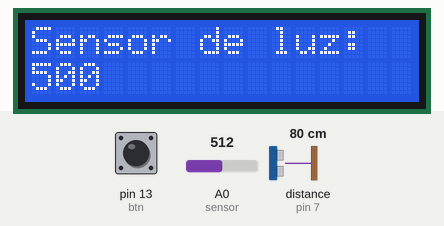
This sketch was run on a simulated Arduino Uno, built with avr-gcc and run on an emulated ATmega328P. On the bench: 16×2 character LCD. Inputs (shaded band) come from the test bench; at power-on: pin 13 (btn) LOW, distance to the obstacle (sensor on pin 7) 80 cm, A0 (sensor) = 512. The echo pulse lasts 58.3 µs per cm.

Above: at 1.2 s.
1.3 s: pin 13 (btn) pulled HIGH for 0.15 s
At 1.8 s:
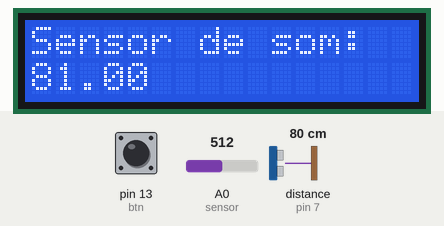
2.9 s: distance to the obstacle (sensor on pin 7) set to 2 cm
At 3.9 s:
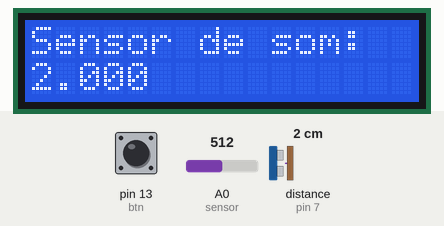
4.4 s: distance to the obstacle (sensor on pin 7) set to 4 cm
At 5.0 s:
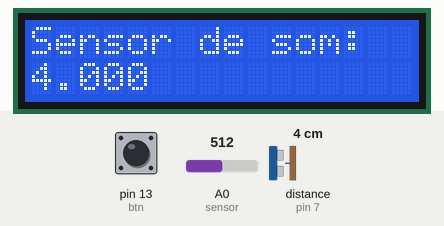
5.9 s: distance to the obstacle (sensor on pin 7) set to 9 cm
At 6.2 s:
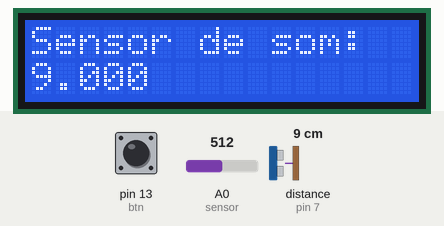
7.4 s: pin 13 (btn) pulled HIGH for 1 s
At 8.6 s:
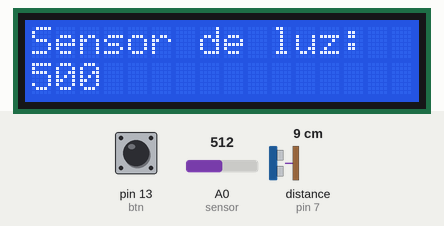
9.9 s: A0 (sensor) set to 716
At 10.4 s:
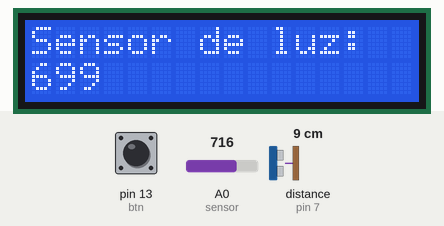
Timing chart, 0 to 12.4 s (numbered marks = the images above; inputs shaded):
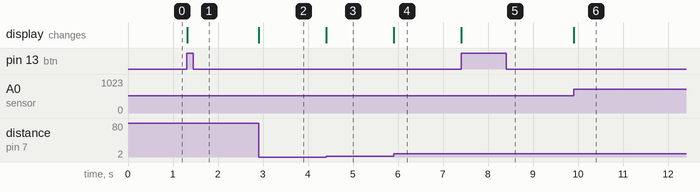

Measured:
- after the input at 1.3 s, the display: changes at once (image 1)
- after the input at 2.9 s, the display: changes at once (image 2)
- after the input at 4.4 s, the display: changes at once (image 3)
- after the input at 5.9 s, the display: changes at once (image 4)
- after the input at 7.4 s, the display: changes at once (image 5)
- after the input at 9.9 s, the display: changes at once (image 6)

The sketch:

atividade_6_ultrassonico.ino
```cpp
//Carrega a biblioteca do sensor ultrassonico
#include <NewPing.h> // Sonar
//Carrega a biblioteca LiquidCrystal
#include <LiquidCrystal.h>

//Define os pinos para o trigger e echo
#define pino_trigger 6
#define pino_echo 7

//Inicializa o sensor nos pinos definidos acima
NewPing sonar(pino_trigger, pino_echo, 400);

//Define os pinos que serão utilizados para ligação ao display
LiquidCrystal lcd(12, 11, 5, 4, 3, 2);

int sensor = A0, btn = 13;

int apertado = 0;

int op = 0; // op = 0 -> sensor de luminosidade ; op = 1 -> sensor ultrassonico

float cmMsec = 5, cm2;

unsigned int previous = 0, intervalo = 500;

void setup(){
  pinMode(btn, INPUT);
  pinMode(sensor, INPUT);
  lcd.begin(16, 2);
  Serial.begin(9600);
}


void loop(){
  int valorSensorLDR = 0;


  if(digitalRead(btn)){
    if(apertado == 0){
      apertado = 1;
      if(op == 0){
        lcd.clear();
        op = 1;
      }else{
        lcd.clear();
        op = 0;
      }
    }

  }else{
    apertado = 0;
  }

  cm2 = sonar.ping_cm();
  if(cm2 != 0)
    cmMsec = cm2;


  valorSensorLDR = analogRead(sensor);
  valorSensorLDR = map(valorSensorLDR, 0, 1023,0, 1000);

  if(op == 0){
      lcd.setCursor(0,0);
      lcd.print("Sensor de luz:");
      lcd.setCursor(0,1);
      lcd.print(valorSensorLDR);
  }
  else{
      lcd.setCursor(0,0);
      lcd.print("Sensor de som:");
      lcd.setCursor(0,1);
      lcd.print(cmMsec);

  }


}
```
